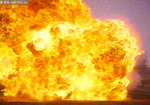
//> input picture 火焰检测/FireDetection/image1.jpg, 150 x 105 px
$ ./mian1   (built with g++ and OpenCV 4)
//> lines starting //> are read from the running program, lines starting //| are printed output that depends on the picture
#include<iostream>
#include "opencv2/core/core.hpp"
#include "opencv2/imgproc/imgproc.hpp"
#include "opencv2/highgui/highgui.hpp"
#include <opencv2\imgproc\types_c.h>


using namespace std;
using namespace cv;
void ShowHistogram(Mat& Orimage);   //显示直方图


int main()
{
	Mat image = imread("E:\\学习资料\\研一下\\视频图像处理_茅\\homework_NeedHandIn\\火焰检测\\image1.jpg");
//> image is the input picture: 105 rows x 150 cols, CV_8UC3; mean B, G, R 49, 167.3, 225.7
	if (image.empty()) {
		cout << "图片读取失败！" << endl;
	}
	imshow("Original Image", image);
	//imshow("firedetection", FireDetection(image));
	ShowHistogram(image);
	waitKey(0);
	return 0;
}

void ShowHistogram(Mat& Orimage)
{
	int* redHistogram = new int[256];
	int* greenHistogram = new int[256];
	int* blueHistogram = new int[256];
	memset(redHistogram, 0, 256 * sizeof(int));
	memset(greenHistogram, 0, 256 * sizeof(int));
	memset(blueHistogram, 0, 256 * sizeof(int));

	Mat image = Orimage.clone();
	uchar* p;
	//将红绿蓝三元素分量分别放入三个数组中
	for (int n = 0; n <= 2; n++)
	{
		for (int i = 0; i < image.rows; i++)
		{
			for (int j = 0; j < image.cols; j++)
			{
				switch (n) {
				case 0:redHistogram[(int)image.at<Vec3b>(i, j)[0]]++; break;
				case 1:greenHistogram[(int)image.at<Vec3b>(i, j)[1]]++; break;
				case 2:blueHistogram[(int)image.at<Vec3b>(i, j)[2]]++; break;
				}
			}
		}

	}

	for (int i = 0; i <= 255; i++)
	{
		cout << "红色像素为： " << i << "  的个数： " << redHistogram[i] << endl;
	}
//> this loop made 256 passes
//| 红色像素为： 0  的个数： 1902
//| 红色像素为： 1  的个数： 302
//| 红色像素为： 2  的个数： 308
//| 红色像素为： 3  的个数： 325
//| 红色像素为： 4  的个数： 318
//| 红色像素为： 5  的个数： 346
//| 红色像素为： 6  的个数： 306
//| 红色像素为： 7  的个数： 327
//> (output is shown up to pass 8 of 256)

	for (int i = 0; i <= 255; i++)
	{
		cout << "绿色像素为： " << i << "  的个数： " << greenHistogram[i] << endl;
	}

	for (int i = 0; i <= 255; i++)
	{
		cout << "蓝色像素为： " << i << "  的个数： " << blueHistogram[i] << endl;
	}

	//找到每一个直方图统计矩阵的最大值
	int Max_redhi = 0;
	int Max_greenhi = 0;
	int Max_bluehi = 0;
	for (int i = 0; i < 256; i++)
	{
		if (redHistogram[i] >= Max_redhi) Max_redhi = redHistogram[i];
		if (greenHistogram[i] >= Max_greenhi) Max_greenhi = greenHistogram[i];
		if (blueHistogram[i] >= Max_bluehi)Max_bluehi = blueHistogram[i];
	}
//> this loop made 256 passes
//> (Max_redhi, Max_greenhi, Max_bluehi) on pass 1: (1902, 0, 0)
//> (Max_greenhi, Max_bluehi) on passes 2 to 7: (0, 0), (0, 0), (0, 0), (0, 0), (0, 0), (0, 0)
//> after the loop, Max_redhi = 1902; Max_greenhi = 168; Max_bluehi = 3149

	Mat redhi_image = Mat::zeros(256, 256, CV_8UC3);
	Mat greenhi_image = Mat::zeros(266, 256, CV_8UC3);
	Mat bluehi_image = Mat::zeros(256, 256, CV_8UC3);

	//绘制红绿蓝三元素的直方图
	//绘制直方图需要用到函数：rectangle(Mat& image,Point pt1,Point pt2,Scalar &color,int thickness=1,int lineType=8,intshift=0)
	/****     rectangle(cv::InputOutputArrar img  可以是Mat类型，表示直方图图片，将直方图存储在变量img中
	*					Point pt1   Point坐标类型，表示所画矩阵的左上角坐标，以图片为例，x轴为图片最上面一条线即行=0的线(方向为：从左到右)
	*					Point pt2   另外一点（两个对角点确定一个矩阵）
	*					Scalar &color  颜色（0，0，0）为黑色（255，255，255）为白色
	*					其他看字面意思即可
	* 需要注意的是坐标向量的定义，x轴为最上面一条线，方向：从左到右
	)
	*
	*************/
	for (int i = 0; i < 256; i++)
	{
		int RedValue = redHistogram[i] / Max_redhi * 256;
		rectangle(redhi_image, Point(i, 255), Point(i + 1, 255 - RedValue), Scalar(255, 0, 0));

		int GreenValue = greenHistogram[i] / Max_greenhi * 256;
		rectangle(greenhi_image, Point(i, 255), Point(i + 1, 255 - GreenValue), Scalar(0, 255, 0));

		int blueValue = blueHistogram[i] / Max_bluehi * 256;
		rectangle(bluehi_image, Point(i, 255), Point(i + 1, 255 - blueValue), Scalar(0, 0, 255));

	}
//> this loop made 256 passes
//> RedValue on passes 1 to 3: 256, 0, 0
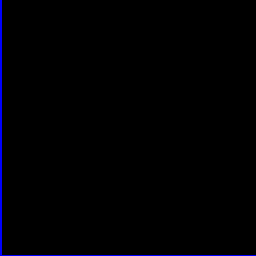
//> redhi_image: 256 rows x 256 cols, CV_8UC3; mean B, G, R 3, 0, 0
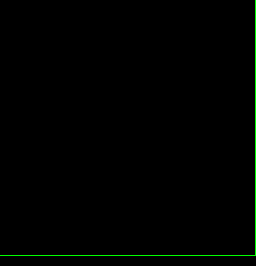
//> greenhi_image: 266 rows x 256 cols, CV_8UC3; mean B, G, R 0, 1.9, 0

	imshow("redHistogram", redhi_image);
	imshow("greenHistogram", greenhi_image);
	imshow("blueHistogram", bluehi_image);

	delete[] redHistogram;
	delete[] greenHistogram;
	delete[] blueHistogram;


}
